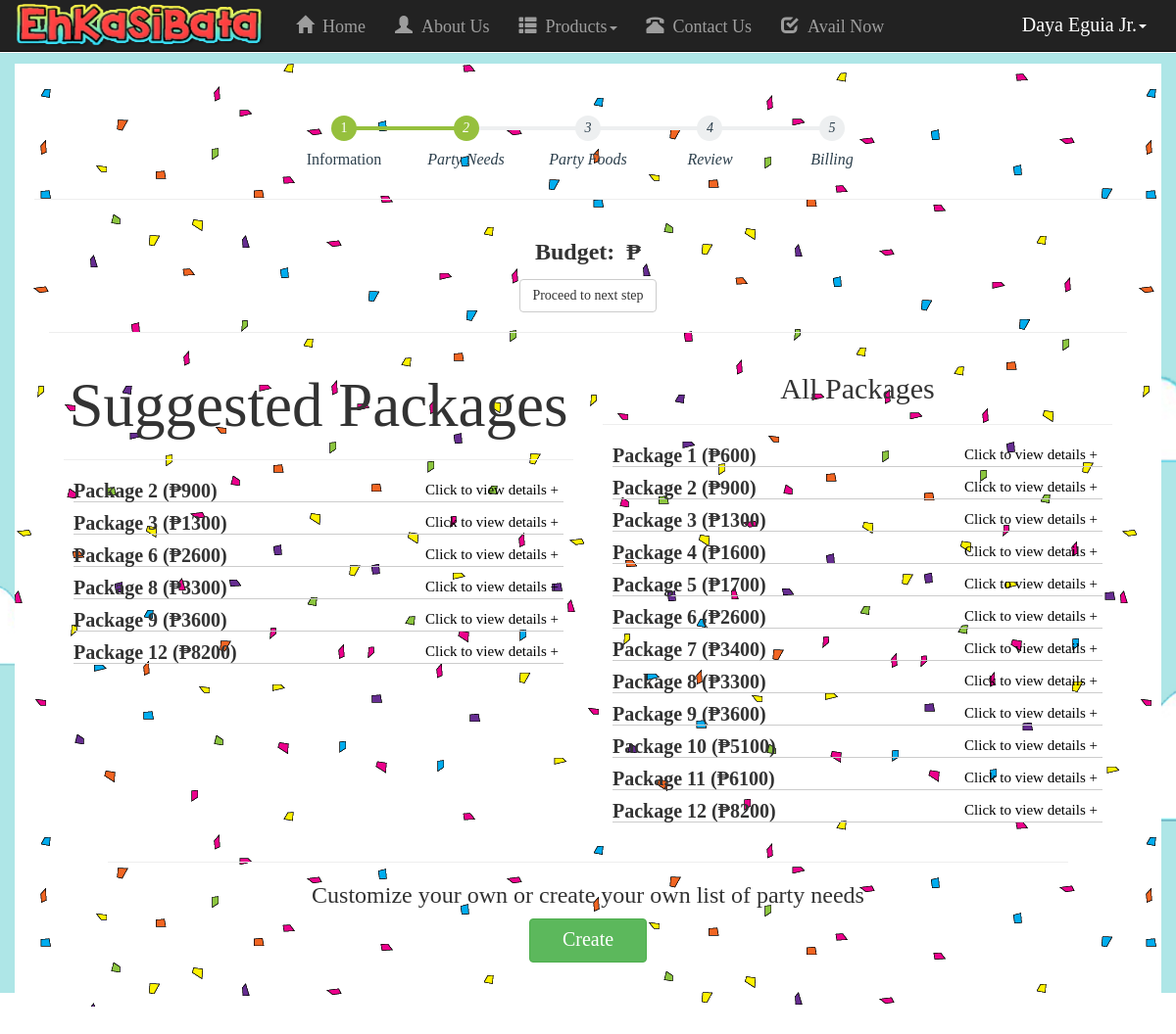
/User/bckup/partyneeds.php (signed in), run on the app's committed database.
### tables this page shows
CREATE TABLE IF NOT EXISTS `users_tbl` (
  `u_id` varchar(5) NOT NULL,
  `u_fname` varchar(20) NOT NULL,
  `u_lname` varchar(20) NOT NULL,
  `u_mname` varchar(20) NOT NULL,
  `u_address` varchar(50) NOT NULL,
  `tnumber` int(12) NOT NULL,
  `mnumber` varchar(12) NOT NULL,
  `u_acc` varchar(20) NOT NULL,
  `u_pass` varchar(20) NOT NULL,
  `u_email` varchar(255) NOT NULL,
  `u_dateReg` varchar(40) NOT NULL,
  `u_timereg` varchar(10) NOT NULL,
  `u_secAns` varchar(255) NOT NULL,
  `s_id` varchar(255) NOT NULL,
  `u_status` int(2) NOT NULL,
  `u_type` varchar(5) NOT NULL
);

CREATE TABLE IF NOT EXISTS `packages_tbl` (
  `pk_id` int(11) NOT NULL,
  `pk_name` varchar(255) NOT NULL,
  `pk_content` varchar(255) NOT NULL,
  `pk_quan` varchar(255) NOT NULL,
  `pk_price` int(11) NOT NULL,
  `pk_status` varchar(11) NOT NULL,
  `pk_suggest` varchar(255) NOT NULL
);

### User/bckup/partyneeds.php (the view, shortened to what this page needs)
<!DOCTYPE html>
<?php
if(isset($_SESSION['u_id'])){
$u_id = $_SESSION['u_id'];
$qry = mysql_query("SELECT * FROM users_tbl where u_id = '$u_id'");
$result = $qry;
    while($qry = mysql_fetch_array($result)){
        $fname = $qry['u_fname'];
        $lname = $qry['u_lname'];
        $fname = ucwords($fname);
        $lname = ucwords($lname);
    }
}else{
    header('location:../../index.php');
}
?>
<html lang="en">
<head>
    <link href="../../css/bootstrap.css" rel="stylesheet">
    <link href="../../css/heroic-features.css" rel="stylesheet">
</head>
<body>
    <nav class="navbar navbar-inverse navbar-fixed-top" role="navigation">
        <div class="container">
            <div class="navbar-header">
                <a class="navbar-brand" href="index.php"><img src = '../../images/logoliit.png' style = 'height:50px; width:260px; margin-top:-15px;margin-left:-18px;'></a>
            </div>
            <div class="collapse navbar-collapse" id="bs-example-navbar-collapse-1">
                <ul class="nav navbar-nav" style = 'font-size:18px;'>
                    <li>
                        <a href="index.php"><span class ='glyphicon glyphicon-home'></span>&nbsp&nbspHome</a>
                    </li>
                    <li>
                        <a href="About Us.php"><span class ='glyphicon glyphicon-user'></span>&nbsp&nbspAbout Us</a>
                    </li>
                    <li class="dropdown">
                      <a href="#" class="dropdown-toggle" data-toggle="dropdown"><span class ='glyphicon glyphicon-th-list'></span>&nbsp&nbspProducts<span class="caret"></span></a>
                    </li>
                    <li>
                        <a href="#"><span class ='glyphicon glyphicon-phone-alt'></span>&nbsp&nbspContact Us</a>
                    </li>
                    <li>
                        <a href="#"><span class ='glyphicon glyphicon-check'></span>&nbsp&nbspAvail Now</a>
                    </li>
                </ul>
                <ul class="nav navbar-nav navbar-right" style = 'font-size:20px;'>
                    <li class="dropdown">
                      <a style = 'color:#fff;' href="#" class="dropdown-toggle" data-toggle="dropdown" role="button"><?php echo $fname."&nbsp".$lname; ?><span class="caret"></span></a>
                    </li>
                </ul>
            </div>
        </div>
    </nav>
    <div class="container jumbotron forbody">
    <br>
        <div class="col-lg-12">
            <nav>
                <ol class="cd-multi-steps text-bottom count">
                    <li class="visited"><a href="#0" class="not-active">Information</a></li>
                    <li class="current"><em>Party Needs</em></li>
                    <li><em>Party Foods</em></li>
                    <li><em>Review</em></li>
                    <li><em>Billing</em></li>
                </ol>
            </nav>
            <hr>
        <div class="col-lg-12" style = 'text-align:center'>
        <?php
        echo "<h3><label>Budget:&nbsp&nbsp₱".$_SESSION['budget']."</label></h3><a href = 'partyfoods.php' class = 'btn btn-default'>Proceed to next step</a>";
        ?>
        <hr>
        </div>
                <div class='col-lg-12'>
                <?php
                if(isset($_SESSION['budget'])){
                    echo "<div class = 'col-lg-6 scroll' style = 'height: 500px;'>
                <div style = 'position'>";
                    echo "<h2 style = 'text-align:center;'>Suggested packages depending on your budget</h2>";
                }else{
                    echo "<div class = 'col-lg-6 scroll' style = 'height: 500px;'>
                <div style = 'position'>";
                echo "<h1 style = 'text-align:center;'>Suggested Packages</h1>";
                }
                ?>
                </div>
                <hr>
                <div>
                    <ul id = 'toggle-view'>
                        <?php
                        if(isset($_SESSION['budget'])){
                        $budget = $_SESSION['budget'];
                        $thisqry = mysql_query("SELECT * FROM packages_tbl where pk_price <= '$budget'");
                        while($etopo = mysql_fetch_array($thisqry)){
                            $_id = $etopo['pk_id'];
                            echo "<li data-toggle='modal' data-target='#myModal".$_id."'>";
                                echo "<h3>".$etopo['pk_name']."&nbsp(₱".$etopo['pk_price'].")</h3>";
                                echo "<span>Click to view details  +</span>";
                                echo "<div class = 'panel'>";
                                echo "<table>";
                                echo "<tr>";
                                $content = $etopo['pk_content'];
                                $content1 = explode(",", $content);
                                echo "<td>";
                                foreach($content1 as $newcontent){
                                    echo $newcontent."<br>";
                                }
                                echo "</td>";
                                echo "<td style = 'padding-left:20px'>";
                                $quantity = $etopo['pk_quan'];
                                $quantity1 = explode(",", $quantity);
                                foreach($quantity1 as $newquantity){
                                    echo $newquantity."<br>";
                                }
                                echo "</td>";
                                echo "</tr>";
                                echo "</table>";
                                echo "<hr>";
                                echo "<button type='button' class='btn btn-info' data-toggle='modal' data-target='#myModal".$_id."'>Add item</button>";
                                echo " <-Choose Action";
                                echo "</div>";
                                echo "</li>";
                            }
                        }else{
                        $thisqry = mysql_query("SELECT * FROM (SELECT * FROM packages_tbl ORDER BY rand() LIMIT 6)packages_tbl WHERE pk_suggest LIKE '%Birthday%' ORDER BY pk_price");
                        while($etopo = mysql_fetch_array($thisqry)){
                            $_id = $etopo['pk_id'];
                            echo "<li data-toggle='modal' data-target='#myModal".$_id."'>";
                                echo "<h3>".$etopo['pk_name']."&nbsp(₱".$etopo['pk_price'].")</h3>";
                                echo "<span>Click to view details  +</span>";
                                echo "</li>";
                            }
                        }
                        ?>
                    </ul>
                </div>
                </div>
                <div class = 'col-lg-6 scroll' style = 'height: 500px;'>
                <div style = 'position'>
                <?php
                if(isset($_SESSION['budget'])){
                    echo "<h2 style = 'text-align:center;'>All Packages<br><h5 style = 'text-align:center;'><span>(You can view all packages but you can't choose.)</span></h5></h2>";
                }else{
                    echo "<h2 style = 'text-align:center;'>All Packages</h2>";
                }
                ?>
                </div>
                <hr>
                <div>
                    <ul id = 'toggle-view'>
                        <?php
                        if(isset($_SESSION['budget'])){
                            $thisqry = mysql_query("SELECT * FROM packages_tbl");
                            while($etopo = mysql_fetch_array($thisqry)){
                            $_id = $etopo['pk_id'];
                            echo "<li data-toggle='modal' data-target='#myModal".$_id."'>";
                                echo "<h3>".$etopo['pk_name']."&nbsp(₱".$etopo['pk_price'].")</h3>";
                                echo "<span>Click to view details  +</span>";
                                echo "<div class = 'panel'>";
                                echo "<table>";
                                echo "<tr>";
                                $content = $etopo['pk_content'];
                                $content1 = explode(",", $content);
                                echo "<td>";
                                foreach($content1 as $newcontent){
                                    echo $newcontent."<br>";
                                }
                                echo "</td>";
                                echo "<td style = 'padding-left:20px'>";
                                $quantity = $etopo['pk_quan'];
                                $quantity1 = explode(",", $quantity);
                                foreach($quantity1 as $newquantity){
                                    echo $newquantity."<br>";
                                }
                                echo "</td>";
                                echo "</tr>";
                                echo "</table>";
                                echo "</div>";
                                echo "</li>";
                            }
                        }else{
                            $thisqry = mysql_query("SELECT * FROM packages_tbl");
                            while($etopo = mysql_fetch_array($thisqry)){
                            $_id = $etopo['pk_id'];
                            echo "<li data-toggle='modal' data-target='#myModal".$_id."'>";
                                echo "<h3>".$etopo['pk_name']."&nbsp(₱".$etopo['pk_price'].")</h3>";
                                echo "<span>Click to view details  +</span>";
                                echo "</li>";
                            }
                        }
                        ?>
                    </ul>
                </div>
            </div>
            <div class="col-lg-12">
                <div class="col-lg-12">
                    <div class="col-lg-12 paper" style = 'text-align:center'>
                        <div class = 'col-lg-12'>
                            <hr class = 'style-seven'>
                            <h3>Customize your own or create your own list of party needs</h3>
                            <div class = 'footerhere'>
                            <a class = 'btn btn-success' style = 'width:120px; height:45px; font-size:20px' href = 'createmenu.php'>Create</a><br><br>
                            </div>
                        </div>
                    </div>
                </div>
            </div>
        </div>
    </div>
</body>
</html>

### css/heroic-features.css (style rules this page uses)
body { padding-top: 85px; background-image: url("../images/page-bg-1.jpg"); background-repeat: no-repeat; background-size:100%; background-position: center; background-attachment: fixed; font-family: 'San'; font-size: 18px; padding-bottom: 10px; }
.forbody { background-color:#fff; margin-top: -20px; padding-top: 2px; padding-bottom: 20px; padding-left: 5px; padding-right: 5px; background-image: url("../images/background-con.png"); }

### data on the page
users_tbl: u_fname "Daya", u_lname "Eguia Jr."
packages_tbl: pk_name "Package 2", pk_price "900"
packages_tbl: pk_name "Package 3", pk_price "1300"
packages_tbl: pk_name "Package 6", pk_price "2600"
packages_tbl: pk_name "Package 8", pk_price "3300"
packages_tbl: pk_name "Package 9", pk_price "3600"
packages_tbl: pk_name "Package 12", pk_price "8200"
packages_tbl: pk_name "Package 1", pk_price "600"
packages_tbl: pk_name "Package 4", pk_price "1600"
packages_tbl: pk_name "Package 5", pk_price "1700"
packages_tbl: pk_name "Package 7", pk_price "3400"
packages_tbl: pk_name "Package 10", pk_price "5100"
packages_tbl: pk_name "Package 11", pk_price "6100"
